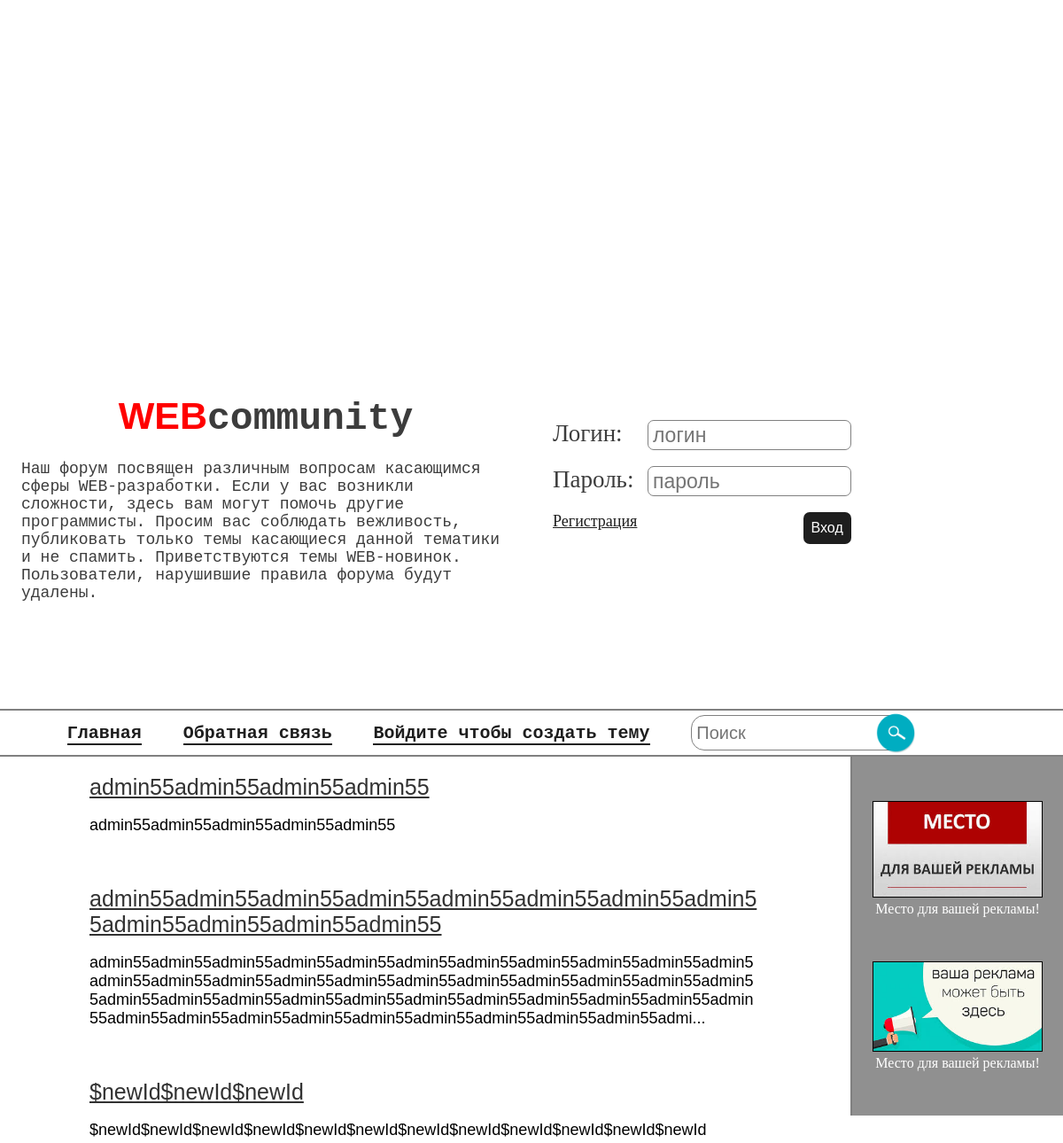
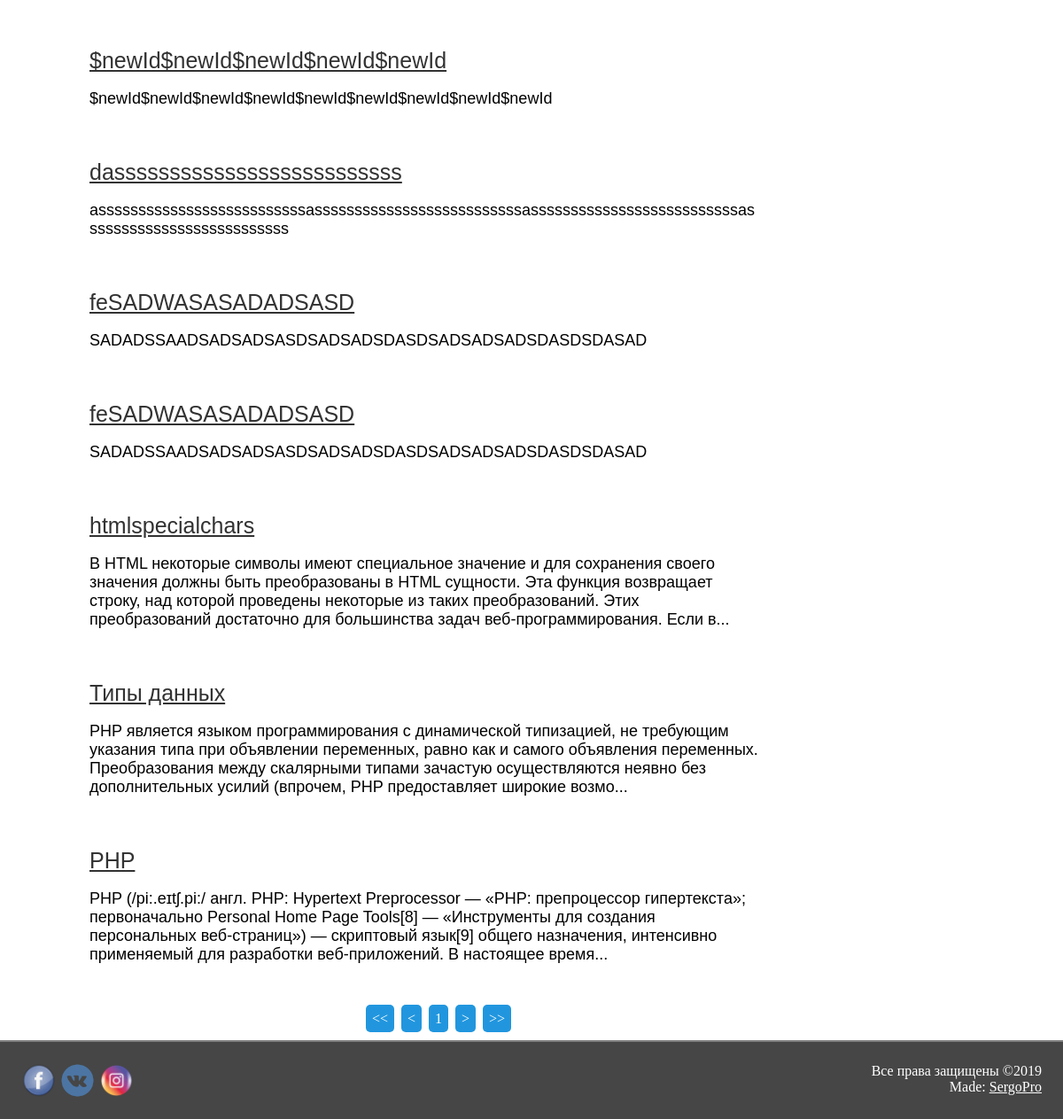
The page / on the database its author committed (2 pictures, top to bottom).
### tables this page shows
CREATE TABLE `theme` (
  `id` int(11) NOT NULL,
  `name` text NOT NULL,
  `discription` text NOT NULL,
  `shortdisc` text NOT NULL,
  `code` text NOT NULL,
  `user` text NOT NULL,
  `date` text NOT NULL
);

### functions/showTheme.php (called while the page is built, shortened)
<?php
	require_once("functions/config.php");
	$limit = 10;
	if(isset($_GET["search"])){
		$count = mysqli_num_rows(mysqli_query($con, "SELECT `id` FROM `theme` WHERE `name` LIKE '%$_GET[search]%' OR `discription` LIKE '%$_GET[search]%'"));
	}else{
		$count = mysqli_num_rows(mysqli_query($con, "SELECT `id` FROM `theme`"));
	};
	$maxPage = ceil($count/$limit);
	if(isset($_GET["search"])){
		$sql = mysqli_query($con, "SELECT * FROM `theme` WHERE `name` LIKE '%$_GET[search]%' OR `discription` LIKE '%$_GET[search]%' ORDER BY `id` DESC LIMIT ".($_GET["page"] - 1) * $limit.", $limit");
	}else{
		$sql = mysqli_query($con, "SELECT * FROM `theme` ORDER BY `id` DESC LIMIT ".($_GET["page"] - 1) * $limit.", $limit");
	};
	$data = array();
	for($i = 0; $i < mysqli_num_rows($sql); $i++){
		$data[] = mysqli_fetch_assoc($sql);
	};
?>

### index.php (the view, shortened to what this page needs)
<!DOCTYPE html>
<html>
	<head>
		<?php
			require_once("blocks/head.php");
			require_once("functions/auth.php");
			require_once("functions/showTheme.php");
		?>
	</head>
	<body>
		<?php require_once("blocks/header.php"); ?>
		<?php require_once("blocks/nav.php"); ?>
		<main>
			<div id="centerCol">
				<?php for($i = 0; $i < count($data); $i++){ ?>
					<div id="themeBox">
						<a href="discussion.php?id=<?= $data[$i]['id'] ?>#nav"><?= $data[$i]["name"] ?></a>
						<p><?= $data[$i]["shortdisc"] ?></p>
					</div>
				<?php }; ?>
				<div id="pagination">
					<a href=?page=1<?php if(isset($_GET["search"])){ echo "&search="; echo $_GET["search"]; }; ?>><<</a>
					<a href=<?php if($_GET["page"] > 1){ echo "?page="; echo $_GET["page"] - 1; if(isset($_GET["search"])){ echo "&search="; echo $_GET["search"]; }; }; ?>><</a>
					<a href=""><?= $_GET["page"] ?></a>
					<a href=<?php if($_GET["page"] < $maxPage){ echo "?page="; echo $_GET["page"] + 1; if(isset($_GET["search"])){ echo "&search="; echo $_GET["search"]; }; }; ?>>></a>
					<a href=?page=<?= $maxPage ?><?php if(isset($_GET["search"])){ echo "&search="; echo $_GET["search"]; }; ?>>>></a>
				</div>
			</div>
			<?php require_once("blocks/rightCol.php") ; ?>
		</main>
		<?php require_once("blocks/footer.php"); ?>
	</body>
</html>

### blocks/head.php (shortened to what this page needs)
<link rel="stylesheet" href="css/style.css" type="text/css">

### blocks/header.php (shortened to what this page needs)
<header>
	<div id="logo">
		<h1 align="center"><a href="index.php"><span>WEB</span>community</a></h1>
		<p>Наш форум посвящен различным вопросам касающимся сферы WEB-разработки. Если у вас возникли сложности, здесь вам могут помочь другие программисты. Просим вас соблюдать вежливость, публиковать только темы касающиеся данной тематики и не спамить. Приветствуются темы WEB-новинок. Пользователи, нарушившие правила форума будут удалены.</p>
	</div>
	<div id="login">
		<form onsubmit ="return valid()" action="" method="POST">
			<?php if(empty($_SESSION["auth"])){ ?>
				<label>Логин:</label><input value="<?php if(isset($log)) echo $log; ?>" id="log" name="log" placeholder="логин"></br></br>
				<label>Пароль:</label><input value="<?php if(isset($pass)) echo $pass; ?>" id="pass" name="pass" placeholder="пароль" type="password"></br></br>
				<a href="registration.php">Регистрация</a><input value="Вход" id="goForm" type="submit"></br>
				<div id="error" style="text-align: center; width: 50%;"><?php if(isset($error)) echo $error ; ?></div>
			<?php }; ?>
		</form>
	</div>
</header>

### blocks/nav.php (shortened to what this page needs)
<nav id="nav">
	<form action="index.php#nav" method="GET">
		<a href="index.php">Главная</a>
		<a href="feedback.php#nav">Обратная связь</a>
		<?php if(empty($_SESSION["auth"])){ ?>
			<a href="#top">Войдите чтобы создать тему</a>
		<?php }; ?>
		<input id="search" value="<?php if(isset($_GET['search'])){ echo $_GET['search']; }; ?>" name="search" placeholder="Поиск" maxlength="100" type="search">
		<input id="searchIc" name="go" src="img/search.png" type="image">
	</form>
</nav>

### blocks/rightCol.php
<div id="rightCol">
	<a href="">
		<img src="img/marketing/marketing1.jpg"></br>Место для вашей рекламы!
	</a>
	<a href="">
		<img src="img/marketing/marketing2.jpg"></br>Место для вашей рекламы!
	</a>
</div>

### blocks/footer.php
<footer>
	<a href=""><img src="img/face.png"></a>
	<a href="https://vk.com/jabasannin"><img src="img/vk.png"></a>
	<a href="https://www.instagram.com/_sergo_pro"><img src="img/inst.png"></a>
	Все права защищены &copy;<?php echo date("Y"); ?></br>
	Made: <a href="tg://resolve?domain=SergoPro">SergoPro</a>
</footer>

### css/style.css (style rules this page uses)
* { outline: none; }
html { overflow: hidden; }
html, body { margin: 0; overflow-x: hidden; float: left; width: 100%; height: 100%; background-image: url("../img/background.jpg"); background-size: cover; background-repeat: no-repeat; background-attachment: fixed; }
img { max-width: 100%; }
header { margin-top: 50vh; float: left; background-color: rgb(255, 255, 255); width: 100vw; height: 50vh; border-bottom: 2px solid gray; }
header div { padding: 2vw; float: left; width: calc(50% - 4vw); height: calc(100% - 4vw); }
#logo h1 a { font-family: monospace; font-size: 43px; text-decoration: none; color: rgb(60, 60, 60); }
#logo h1 a span { color: red; font-family: sans-serif; }
#logo p { font-family: monospace; color: rgb(60, 60, 60); font-size: 18px; }
#login form { margin-top: 50px; text-align: right; }
#login form label { font-size: 27px; float: left; color: rgb(60, 60, 60); }
#login form input { padding-left: 5px; background-color: white; color: rgb(50, 50, 50); margin-right: 39%; width: 40%; height: 30px; font-size: 23px; border: 1px solid gray; border-radius: 7px; }
#login form #goForm { border: none; cursor: pointer; font-size: 16px; width: auto; height: auto; background-color: rgb(30, 30, 30); color: white; padding: 9px; border-radius: 7px; transition: 0.8s; }
#login form a { font-size: 18px; float: left; color: rgb(30, 30, 30); }
nav { position: sticky; top: 0; z-index: 9; font-family: monospace; text-align: center; float: left; border-bottom: 2px solid gray; background-color: white; width: 100vw; }
nav form input { vertical-align: middle; }
nav form #search { width: 20%; border: 1px solid gray; border-radius: 15px; height: 40px; font-size: 20px; padding-left: 5px; }
nav form #searchIc { height: 50px; position: relative; right: 63px; top: 1px; padding: 0; }
nav form a { vertical-align: middle; margin-right: 39px; text-decoration: none; font-size: 20px; font-weight: 600; font-family: monospace; color: rgb(30, 30, 30); border-bottom: 2px solid rgb(30, 30, 30); }
main { width: 100vw; float: left; background-color: rgb(255, 255, 255, 0.7); }
main div { float: left; }
#centerCol { width: 80%; }
#themeBox { overflow: hidden; max-height: 180px; padding: 5px; width: calc(80% - 10px); margin: 15px; margin-left: 10%; }
#themeBox a { word-wrap: break-word; font-weight: 500; color: rgb(50, 50, 50); font-size: 25px; font-family: sans-serif; }
#themeBox p { font-size: 18px; font-family: sans-serif; word-wrap: break-word; }
#pagination { float: left; margin: 15px; text-align: center; width: 100%; }
#pagination a { text-decoration: none; border-radius: 5px; padding: 7px; margin: 2px; background-color: rgb(33, 150, 222); color: white; }
#error { width: 100%; text-align: center; font-size: 20px; font-weight: 600; font-family: sans-serif; color: red; }
#rightCol { position: sticky; top: 50px; text-align: center; background-color: rgb(70, 70, 70, 0.6); border-left: 2px solid gray; width: calc(20% - 2px); padding-bottom: 50px; }
#rightCol a { text-decoration: none; color: white; }
#rightCol a img { border: 1px solid black; width: 80%; margin-top: 50px; }
footer { border-top: 2px solid gray; float: left; background-color: rgb(70, 70, 70); color: white; text-align: right; padding: 2vw; width: 96vw; }
footer a { color: white; }
footer a img { float: left; margin-right: 5px; height: 39px; }

### rows shown on the page
theme: name "admin55admin55admin55admin55", shortdisc "admin55admin55admin55admin55admin55"
theme: name "admin55admin55admin55admin55admin55admin55admin55admin55admin55admin55admin55admin55", shortdisc "admin55admin55admin55admin55admin55admin55admin55admin55admin55admin55admin5admin55admin55admin55admin55admin55admin55admin55admin55admin55admin55admin55admin55admin55admin55admin55admin55admin55admin55admin55admin55admin55admin55admin55admin55admin55admin55admin55admin55admin55admin55admin55admi..."
theme: name "$newId$newId$newId", shortdisc "$newId$newId$newId$newId$newId$newId$newId$newId$newId$newId$newId$newId"
theme: name "$newId$newId$newId$newId$newId", shortdisc "$newId$newId$newId$newId$newId$newId$newId$newId$newId"
theme: name "dassssssssssssssssssssssssss", shortdisc "assssssssssssssssssssssssssassssssssssssssssssssssssssassssssssssssssssssssssssssassssssssssssssssssssssssss"
theme: name "feSADWASASADADSASD", shortdisc "SADADSSAADSADSADSASDSADSADSDASDSADSADSADSDASDSDASAD"
theme: name "feSADWASASADADSASD", shortdisc "SADADSSAADSADSADSASDSADSADSDASDSADSADSADSDASDSDASAD"
theme: name "htmlspecialchars", shortdisc "В HTML некоторые символы имеют специальное значение и для сохранения своего значения должны быть преобразованы в HTML сущности. Эта функция возвращает строку, над которой проведены некоторые из таких преобразований. Этих преобразований достаточно для большинства задач веб-программирования. Если в..."
theme: name "Типы данных", shortdisc "PHP является языком программирования с динамической типизацией, не требующим указания типа при объявлении переменных, равно как и самого объявления переменных. Преобразования между скалярными типами зачастую осуществляются неявно без дополнительных усилий (впрочем, PHP предоставляет широкие возмо..."
theme: name "PHP", shortdisc "PHP (/pi:.eɪtʃ.pi:/ англ. PHP: Hypertext Preprocessor — «PHP: препроцессор гипертекста»; первоначально Personal Home Page Tools[8] — «Инструменты для создания персональных веб-страниц») — скриптовый язык[9] общего назначения, интенсивно применяемый для разработки веб-приложений. В настоящее время..."

### other values the page prints
$_GET["page"] "1"
